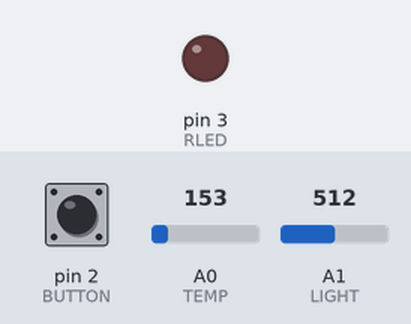
This sketch was run on a simulated Arduino Leonardo, built with avr-gcc and run on an emulated ATmega32U4. On the bench: output pins drawn as LEDs (lit = HIGH). Inputs (shaded band) come from the test bench; at power-on: pin 2 (BUTTON) LOW, A1 (LIGHT) = 512, A0 (TEMP) = 153. USB keyboard and mouse output is not drawn.

Above: at 1.2 s.
1.3 s: pin 2 (BUTTON) pulled HIGH for 0.15 s
At 2.8 s:
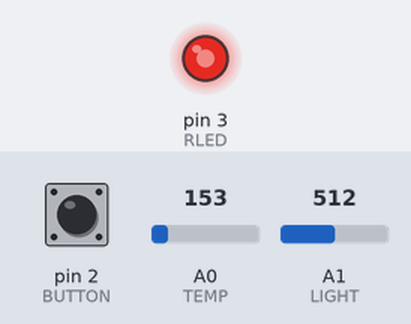
4.3 s: A1 (LIGHT) set to 0
7.3 s: pin 2 (BUTTON) pulled HIGH for 1 s
9.8 s: pin 2 (BUTTON) pulsed HIGH 2 times (0.12 s each, 0.3 s apart)
At 11.4 s:
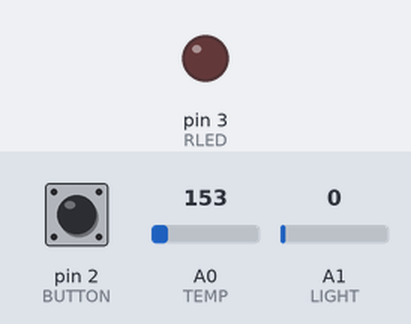
Timing chart, 0 to 12.9 s (numbered marks = the images above; inputs shaded):
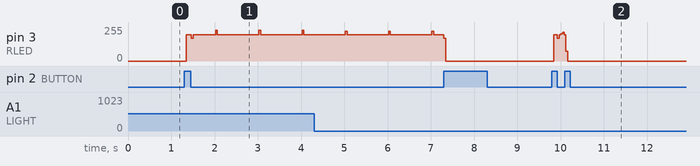

Measured:
- after the input at 9.8 s, pin 3 (RLED): 0/255 → 196/255 after 0.05 s, → 0/255 0.08 s later

The sketch:

csv_logger.ino
```cpp
#include <Keyboard.h>

const int TEMP = 0; // A0 (TMP36)
const int LIGHT = 1; // A1 (Photoresistor)
const int RLED = 3; // LED pin 3
const int BUTTON = 2; // Button on pin 2

boolean lastButton = LOW; // Last button state
boolean currentButton = LOW; // Current button state
boolean running = false; // CSV write is turned off by default
int counter = 1; // Writing data index

void setup() {
  pinMode(RLED, OUTPUT);
  Keyboard.begin(); // Enable keyboard emulation
}

void loop() {
  currentButton = debounce(lastButton); // Get button state
  if (lastButton == LOW && currentButton == HIGH) { // If it's pressed...
    running = !running; // Switch writing state
  }
  lastButton = currentButton; // Set button state

  if (running) { // If writing is on...
    digitalWrite(RLED, HIGH); // Turn on the LED

    if (millis() % 1000 == 0) { // If 1 sec passed...
      int temperature = analogRead(TEMP); // Read tmp from sensor
      int brightness = analogRead(LIGHT); // Read brightness from resistor

      Keyboard.print(counter); // Write data index
      Keyboard.print(",");
      Keyboard.print(temperature); // Write temperature value
      Keyboard.print(",");
      Keyboard.println(brightness); // Write brightness value and \n

      counter++; // Increment index
    } else {
      digitalWrite(RLED, LOW); // Turn off the LED
    }
  }
}

/*
 * Function to prevent button fuzzing
 */
boolean debounce(boolean last) {
  boolean current = digitalRead(BUTTON); // Reading button state
  if (last != current) { // If something changed...
    delay(5); // Wait for 5 ms
    current = digitalRead(BUTTON); // Read button state
  }
  return current;
}
```
